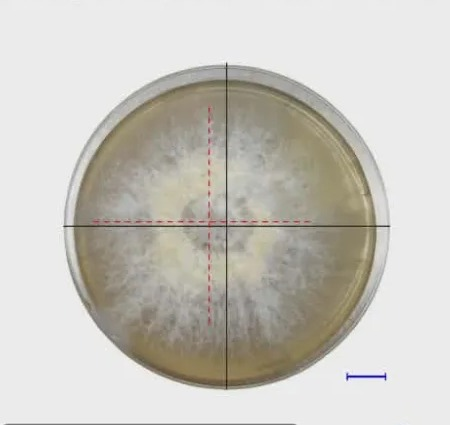
#> input picture samples/black_king_oyster.jpg, 450 x 425 px; its folder holds only this picture in this run
$ python -i analyzer.py   (imports and definitions only)
#> lines starting #> are read from the running program, lines starting #| are printed output that depends on the picture
"""Core image-analysis engine for Precision QC.

Pipeline (mirrors the 8 report panels):

1. Load + resize, detect the petri dish (gradient Hough transform) -> pixel/cm scale
2. Lighting compensation (white balance + exposure) and pixel classification
   (white mycelium / exposed agar / red-brown & green contamination / ink / dark)
3. Colony segmentation via a radial profile from the colony centre
4. Metrics: growth, whiteness, fluffiness, contamination, colour ratios, shape
5. Weighted QC score -> grade -> PASS / FAIL with reasons

Only numpy + Pillow are used so the module also runs under Pyodide in the browser.
"""

from __future__ import annotations

import io
import math
from dataclasses import asdict, dataclass, field, fields
from typing import Any, Dict, List, Optional

import numpy as np
from PIL import Image, ImageOps

# --------------------------------------------------------------------------- #
# Configuration
# --------------------------------------------------------------------------- #


@dataclass
class QCConfig:
    """Tunable parameters. Every field can be overridden from the CLI or web UI."""

    plate_cm: float = 8.5  # real diameter of the plate, used for the cm scale
    work_size: int = 480  # longest image side used for analysis (px)
    dark_threshold: Optional[float] = None  # 0-255 brightness; None = automatic
    white_max_chroma: float = 8.0  # max Lab chroma for "white" mycelium

    # PASS / FAIL criteria
    min_score: float = 60.0
    min_growth: float = 30.0  # % of plate area covered by the colony
    max_contamination: float = 3.0  # % of plate with red/brown/green pigment
    max_agar: float = 25.0  # % of plate showing bare (yellow) agar
    min_iou: float = 0.60  # colony vs. ideal circle

    # Score weights (normalised automatically)
    weight_growth: float = 0.35
    weight_whiteness: float = 0.25
    weight_fluffiness: float = 0.25
    weight_shape: float = 0.15

    # [15 lines left out: function from_dict, not called in this run]

    def to_dict(self) -> Dict[str, Any]:
        return asdict(self)


@dataclass
class Analysis:
    """Result of :func:`analyze`: a JSON-ready ``report`` plus image ``layers``."""

    report: Dict[str, Any]
    layers: Dict[str, Any] = field(repr=False, default_factory=dict)


COLOR_STANDARDS = [
    ("White", (245, 245, 245)),
    ("Blue", (65, 90, 160)),
    ("Red", (210, 50, 50)),
    ("Yellow", (235, 205, 20)),
    ("Black", (40, 40, 40)),
]

GRADES = [
    (80.0, "A", "Excellent"),
    (65.0, "B", "Good"),
    (50.0, "C", "Fair"),
    (0.0, "D", "Poor"),
]

# --------------------------------------------------------------------------- #
# Small numpy image helpers
# --------------------------------------------------------------------------- #


def box_blur(a: np.ndarray, k: int) -> np.ndarray:
    """Mean filter with an odd ``k`` x ``k`` window (edge-padded, via cumsums)."""
    a = a.astype(np.float64)
    if k <= 1:
        return a.astype(np.float32)
    p = k // 2
    a = np.pad(a, p, mode="edge")
    c = np.cumsum(a, axis=0)
    c = np.vstack([np.zeros((1, c.shape[1])), c])
    a = (c[k:] - c[:-k]) / k
    c = np.cumsum(a, axis=1)
    c = np.hstack([np.zeros((c.shape[0], 1)), c])
    a = (c[:, k:] - c[:, :-k]) / k
    return a.astype(np.float32)


def sobel(g: np.ndarray):
    p = np.pad(g.astype(np.float32), 1, mode="edge")
    gx = (p[:-2, 2:] + 2 * p[1:-1, 2:] + p[2:, 2:]) - (p[:-2, :-2] + 2 * p[1:-1, :-2] + p[2:, :-2])
    gy = (p[2:, :-2] + 2 * p[2:, 1:-1] + p[2:, 2:]) - (p[:-2, :-2] + 2 * p[:-2, 1:-1] + p[:-2, 2:])
    return gx, gy


def laplacian(g: np.ndarray) -> np.ndarray:
    p = np.pad(g.astype(np.float32), 1, mode="edge")
    return p[:-2, 1:-1] + p[2:, 1:-1] + p[1:-1, :-2] + p[1:-1, 2:] - 4 * p[1:-1, 1:-1]


def rgb_to_hsv(rgb: np.ndarray):
    """rgb float 0-255 -> (h degrees 0-360, s 0-1, v 0-1)."""
    c = rgb.astype(np.float32) / 255.0
    r, g, b = c[..., 0], c[..., 1], c[..., 2]
    mx = c.max(axis=-1)
    mn = c.min(axis=-1)
    d = mx - mn
    dd = np.where(d > 1e-6, d, 1.0)
    h = np.where(
        mx == r,
        np.mod((g - b) / dd, 6.0),
        np.where(mx == g, (b - r) / dd + 2.0, (r - g) / dd + 4.0),
    )
    h = np.where(d > 1e-6, h * 60.0, 0.0)
    s = np.where(mx > 1e-6, d / np.where(mx > 1e-6, mx, 1.0), 0.0)
    return h.astype(np.float32), s.astype(np.float32), mx.astype(np.float32)


_M_XYZ = np.array(
    [
        [0.4124564, 0.3575761, 0.1804375],
        [0.2126729, 0.7151522, 0.0721750],
        [0.0193339, 0.1191920, 0.9503041],
    ],
    dtype=np.float32,
)
_WHITE_D65 = np.array([0.95047, 1.0, 1.08883], dtype=np.float32)


def rgb_to_lab(rgb: np.ndarray) -> np.ndarray:
    """sRGB (0-255) -> CIE L*a*b* (D65)."""
    c = np.asarray(rgb, dtype=np.float32) / 255.0
    lin = np.where(c <= 0.04045, c / 12.92, ((c + 0.055) / 1.055) ** 2.4)
    xyz = lin @ _M_XYZ.T / _WHITE_D65
    f = np.where(xyz > 0.008856, np.cbrt(xyz), 7.787 * xyz + 16.0 / 116.0)
    L = 116.0 * f[..., 1] - 16.0
    a = 500.0 * (f[..., 0] - f[..., 1])
    b = 200.0 * (f[..., 1] - f[..., 2])
    return np.stack([L, a, b], axis=-1).astype(np.float32)


def circular_median(a: np.ndarray, k: int) -> np.ndarray:
    if k <= 1 or a.size < k:
        return a.copy()
    half = k // 2
    return np.median(np.stack([np.roll(a, s) for s in range(-half, half + 1)]), axis=0)


# --------------------------------------------------------------------------- #
# Pipeline steps
# --------------------------------------------------------------------------- #


def load_image(src: Any, work_size: int = 480) -> np.ndarray:
    """Accepts a path, raw bytes, a PIL image or an ndarray; returns uint8 RGB."""
    if isinstance(src, np.ndarray):
        im = Image.fromarray(np.clip(src, 0, 255).astype(np.uint8))
    elif isinstance(src, Image.Image):
        im = src
    elif isinstance(src, (bytes, bytearray, memoryview)):
        im = Image.open(io.BytesIO(bytes(src)))
    else:
        im = Image.open(src)
    im = ImageOps.exif_transpose(im).convert("RGB")
    w, h = im.size
    scale = work_size / float(max(w, h))
    if abs(scale - 1.0) > 1e-3:
        im = im.resize((max(1, round(w * scale)), max(1, round(h * scale))), Image.LANCZOS)
    return np.asarray(im, dtype=np.uint8)


def detect_dish(gray: np.ndarray):
    """Find the petri dish with a gradient-direction Hough transform.

    Returns (cx, cy, radius, confidence) in ``gray`` pixel coordinates.
    """
    H, W = gray.shape
    f = 200.0 / max(H, W)
    sw, sh = max(1, round(W * f)), max(1, round(H * f))
    small = np.asarray(
        Image.fromarray(np.clip(gray, 0, 255).astype(np.uint8)).resize((sw, sh), Image.BILINEAR),
        dtype=np.float32,
    )
    small = box_blur(small, 3)
    h, w = small.shape
    gx, gy = sobel(small)
    mag = np.hypot(gx, gy)

    fallback = (W / 2.0, H / 2.0, 0.46 * min(H, W), 0.0)
    thr = float(np.percentile(mag, 90))
    if thr <= 1e-3:
        return fallback
    ys, xs = np.nonzero(mag > thr)
    m = mag[ys, xs]
    if m.size > 8000:
        keep = np.argpartition(m, -8000)[-8000:]
        ys, xs, m = ys[keep], xs[keep], m[keep]
    ux, uy = gx[ys, xs] / m, gy[ys, xs] / m

    mn = min(h, w)
    radii = np.arange(max(8, int(0.22 * mn)), int(0.62 * mn) + 1, 2)
    best_score = np.zeros(len(radii))
    best_pos = np.zeros(len(radii), dtype=np.int64)
    for i, r in enumerate(radii):
        acc = np.zeros(h * w, dtype=np.float64)
        for sgn in (1.0, -1.0):
            cx = np.rint(xs + sgn * r * ux).astype(np.int64)
            cy = np.rint(ys + sgn * r * uy).astype(np.int64)
            ok = (cx >= 0) & (cx < w) & (cy >= 0) & (cy < h)
            acc += np.bincount(cy[ok] * w + cx[ok], minlength=h * w)
        acc = box_blur(acc.reshape(h, w), 3) * 9.0 / (2.0 * math.pi * r)
        j = int(np.argmax(acc))
        best_pos[i] = j
        best_score[i] = acc.flat[j]

    top = float(best_score.max()) if best_score.size else 0.0
    if top < 0.12:
        return fallback
    # The dish rim is the largest clearly-peaked circle; the colony edge is a
    # smaller (often stronger) one, so do not simply take the global maximum.
    padded = np.concatenate([[0.0], best_score, [0.0]])
    peak = (best_score >= padded[:-2]) & (best_score >= padded[2:])
    cand = np.flatnonzero(peak & (best_score >= max(0.2, 0.35 * top)))
    if cand.size == 0:
        cand = np.array([int(np.argmax(best_score))])
    i = int(cand[np.argmax(radii[cand])])
    cy_s, cx_s = divmod(int(best_pos[i]), w)
    return cx_s / f, cy_s / f, radii[i] / f, round(min(1.0, top), 3)


def compensate_lighting(rgb: np.ndarray, region: np.ndarray):
    """White-balance on the brightest pixels + exposure normalisation.

    Gains are clamped so a genuinely coloured plate (e.g. brown sporulation)
    is *not* neutralised into white.
    """
    px = rgb[region]
    if px.shape[0] < 50:
        return rgb.copy(), [1.0, 1.0, 1.0], 1.0
    lum = px @ np.array([0.299, 0.587, 0.114], dtype=np.float32)
    bright = px[lum >= np.percentile(lum, 95)]
    # of the brightest pixels, trust only the most neutral half as "white"
    lab_b = rgb_to_lab(bright)
    chroma_b = np.hypot(lab_b[:, 1], lab_b[:, 2])
    bright = bright[chroma_b <= np.median(chroma_b)]
    ref = bright.mean(axis=0) + 1e-3
    gains = np.clip(ref.mean() / ref, 0.85, 1.15)
    bal = rgb * gains
    lum_b = bal[region] @ np.array([0.299, 0.587, 0.114], dtype=np.float32)
    p95 = float(np.percentile(lum_b, 95)) + 1e-3
    exposure = float(np.clip(235.0 / p95, 0.8, 1.6))
    bal = np.clip(bal * exposure, 0, 255)
    return bal.astype(np.float32), [round(float(g), 3) for g in gains], round(exposure, 3)


def radial_profile(occ: np.ndarray, cx: float, cy: float, r_max: float, n_ang: int = 240):
    """Colony radius along ``n_ang`` rays from (cx, cy), tolerating small gaps."""
    H, W = occ.shape
    steps = np.arange(0.0, max(r_max, 1.0), 1.0)
    ang = np.linspace(0.0, 2.0 * math.pi, n_ang, endpoint=False)
    xi = np.rint(cx + np.cos(ang)[:, None] * steps).astype(np.int64)
    yi = np.rint(cy + np.sin(ang)[:, None] * steps).astype(np.int64)
    inside = (xi >= 0) & (xi < W) & (yi >= 0) & (yi < H)
    vals = np.zeros(xi.shape, dtype=bool)
    vals[inside] = occ[yi[inside], xi[inside]]

    gap = max(3, int(0.08 * r_max))
    start_gap = max(4, int(0.20 * r_max))
    radii = np.zeros(n_ang, dtype=np.float32)
    for i in range(n_ang):
        idx = np.flatnonzero(vals[i])
        if idx.size == 0 or idx[0] > start_gap:
            continue
        breaks = np.flatnonzero(np.diff(idx) > gap)
        last = idx[breaks[0]] if breaks.size else idx[-1]
        radii[i] = last + 1.0
    return ang, radii


def profile_mask(radii: np.ndarray, cx: float, cy: float, xx, yy) -> np.ndarray:
    n = radii.size
    ang = np.linspace(0.0, 2.0 * math.pi, n, endpoint=False)
    theta = np.mod(np.arctan2(yy - cy, xx - cx), 2.0 * math.pi)
    r_at = np.interp(theta, ang, radii, period=2.0 * math.pi)
    return np.hypot(xx - cx, yy - cy) <= r_at, r_at


def grade_for(score: float):
    for lo, g, label in GRADES:
        if score >= lo:
            return g, label
    return "D", "Poor"


def _pct(n, d) -> float:
    return float(n) / float(d) * 100.0 if d else 0.0


def _r(x: float, nd: int = 1) -> float:
    return round(float(x), nd)


# --------------------------------------------------------------------------- #
# Main entry point
# --------------------------------------------------------------------------- #


def analyze(src: Any, config: Optional[QCConfig] = None, name: str = "sample") -> Analysis:
    cfg = config or QCConfig()
    rgb8 = load_image(src, cfg.work_size)
    rgb = rgb8.astype(np.float32)
    H, W = rgb.shape[:2]
    gray = rgb @ np.array([0.299, 0.587, 0.114], dtype=np.float32)

    # 1) dish + scale --------------------------------------------------------
    dcx, dcy, r_dish, dish_conf = detect_dish(gray)
    yy, xx = np.mgrid[0:H, 0:W].astype(np.float32)
    r_in = 0.92 * r_dish  # stay inside the plastic wall
    dish = np.hypot(xx - dcx, yy - dcy) <= r_in
    n_dish = int(dish.sum()) or 1
    px_per_cm = 2.0 * r_dish / cfg.plate_cm

    # 2) lighting compensation + pixel classes -------------------------------
    bal, wb_gains, exposure = compensate_lighting(rgb, dish)
    h, s, v = rgb_to_hsv(bal)
    v255 = v * 255.0
    if cfg.dark_threshold:
        dark_thr = float(cfg.dark_threshold)
    else:
        dark_thr = float(np.clip(0.55 * np.percentile(v255[dish], 95), 70, 165))

    # Colour classes use CIE Lab chroma / hue angle of the compensated image:
    # white mycelium is near-neutral, agar is yellow-beige, sporulation or
    # bacterial contamination is orange/brown/red, moulds are green, ink is blue.
    lab = rgb_to_lab(bal)
    chroma = np.hypot(lab[..., 1], lab[..., 2])
    hab = np.mod(np.degrees(np.arctan2(lab[..., 2], lab[..., 1])), 360.0)
    ink = dish & (h >= 170) & (h < 330) & (s > 0.30) & (v > 0.25)
    low = v255 < dark_thr
    # pigmented growth may be darker than the threshold (e.g. dark-green
    # Trichoderma), so require a stronger colour there instead of skipping it
    pigment = dish & ~ink & (v > 0.12) & (chroma > np.where(low, 20.0, 12.0))
    red = pigment & ((hab < 75) | (hab >= 330)) & (chroma > np.where(low, 20.0, 14.0))
    green = pigment & (hab >= 115) & (hab < 200)
    dark = dish & ~ink & low & ~red & ~green
    rest = dish & ~ink & ~dark & ~red & ~green
    yellow = rest & (hab >= 60) & (hab < 115) & (chroma > cfg.white_max_chroma)
    white = rest & (chroma <= cfg.white_max_chroma)

    # 3) colony segmentation -------------------------------------------------
    # a wide-ish window bridges thin dark lines (pen marks, lid reflections)
    k_occ = int(max(5, 0.06 * r_in)) | 1
    occ = box_blur(white.astype(np.float32), k_occ) >= 0.5
    occ = box_blur(occ.astype(np.float32), k_occ) > 0.01  # closing: dilate ...
    occ = (box_blur(occ.astype(np.float32), k_occ) > 0.99) & dish  # ... then erode
    colony = np.zeros((H, W), dtype=bool)
    radii = np.zeros(240, dtype=np.float32)
    r_at = np.zeros((H, W), dtype=np.float32)
    ccx, ccy = dcx, dcy
    if occ.sum() >= 0.005 * n_dish:
        ys_o, xs_o = np.nonzero(occ)
        ccx, ccy = float(xs_o.mean()), float(ys_o.mean())
        for _ in range(2):
            _, raw = radial_profile(occ, ccx, ccy, r_in)
            radii = circular_median(raw, 7)
            colony, r_at = profile_mask(radii, ccx, ccy, xx, yy)
            colony &= dish
            if colony.sum() == 0:
                break
            ys_c, xs_c = np.nonzero(colony)
            ccx, ccy = float(xs_c.mean()), float(ys_c.mean())
        _, raw = radial_profile(occ, ccx, ccy, r_in)
        radii = circular_median(raw, 7)
        colony, r_at = profile_mask(radii, ccx, ccy, xx, yy)
        colony &= dish
    area = int(colony.sum())
    has_colony = area >= 0.003 * n_dish
    if not has_colony:
        colony[:] = False
        radii[:] = 0
        area = 0

    # 4) metrics -------------------------------------------------------------
    growth = _pct(area, n_dish)
    if has_colony:
        ys_c, xs_c = np.nonzero(colony)
        width_px = xs_c.max() - xs_c.min() + 1
        height_px = ys_c.max() - ys_c.min() + 1
        bbox = [int(xs_c.min()), int(ys_c.min()), int(xs_c.max()), int(ys_c.max())]
    else:
        width_px = height_px = 0
        bbox = None

    # whiteness (CIE Lab: bright and colourless = white)
    lab_raw = rgb_to_lab(rgb)

    def whiteness_map(lab_img):
        chroma = np.hypot(lab_img[..., 1], lab_img[..., 2])
        return np.clip((lab_img[..., 0] - 2.0 * chroma) / 90.0 * 100.0, 0, 100)

    w_map = whiteness_map(lab)
    region = colony if has_colony else dish
    whiteness = float(w_map[region].mean())
    whiteness_raw = float(whiteness_map(lab_raw)[region].mean())
    white_ratio = _pct((white & colony).sum(), area) if has_colony else 0.0

    # fluffiness (fine hyphal texture in the colony core)
    L = lab[..., 0]
    lap = np.abs(laplacian(L))
    tex = np.sqrt(np.maximum(box_blur(L * L, 5) - box_blur(L, 5) ** 2, 0))
    gxl, gyl = sobel(L)
    gmag = np.hypot(gxl, gyl) / 8.0
    core = colony & (np.hypot(xx - ccx, yy - ccy) <= 0.92 * r_at) if has_colony else dish
    if core.sum() < 20:
        core = region
    lap_mean = float(lap[core].mean()) if core.any() else 0.0
    tex_mean = float(tex[core].mean()) if core.any() else 0.0
    edge_density = _pct((gmag[core] > 2.5).sum(), core.sum())
    fluffiness = 100.0 * float(
        np.clip(
            0.40 * min(lap_mean / 5.0, 1.0) + 0.40 * min(tex_mean / 4.0, 1.0) + 0.20 * min(edge_density / 40.0, 1.0),
            0,
            1,
        )
    )

    # shape
    if has_colony:
        ang = np.linspace(0.0, 2.0 * math.pi, radii.size, endpoint=False)
        px_ = ccx + radii * np.cos(ang)
        py_ = ccy + radii * np.sin(ang)
        poly_area = 0.5 * abs(np.dot(px_, np.roll(py_, -1)) - np.dot(py_, np.roll(px_, -1)))
        perim = float(np.hypot(np.diff(np.append(px_, px_[0])), np.diff(np.append(py_, py_[0]))).sum())
        circularity = min(1.0, 4.0 * math.pi * poly_area / perim**2) if perim > 0 else 0.0
        mx_, my_ = float(xs_c.mean()), float(ys_c.mean())
        eq = np.hypot(xx - mx_, yy - my_) <= math.sqrt(area / math.pi)
        iou = float((eq & colony).sum()) / float((eq | colony).sum())
        opp = np.roll(radii, radii.size // 2)
        symmetry = float(np.clip(1.0 - np.mean(np.abs(radii - opp)) / max(radii.mean(), 1e-6), 0, 1))
    else:
        circularity = iou = symmetry = 0.0
    shape_score = 100.0 * (0.5 * iou + 0.3 * circularity + 0.2 * symmetry)

    # contamination / colour ratios (% of plate)
    contam = red | green
    agar_pct = _pct(yellow.sum(), n_dish)
    contam_pct = _pct(contam.sum(), n_dish)
    ink_pct = _pct(ink.sum(), n_dish)
    dark_pct = _pct(dark.sum(), n_dish)
    clean_pct = _pct((white & colony).sum(), n_dish)

    # colour calibration vs. reference swatches
    std_masks = {"White": white & (colony if has_colony else dish), "Blue": ink, "Red": red, "Yellow": yellow, "Black": dark}
    calibration = []
    for cname, std_rgb in COLOR_STANDARDS:
        m = std_masks[cname]
        entry = {"name": cname, "standard": list(std_rgb), "sample": None, "match": None}
        if m.sum() >= max(30, 0.002 * n_dish):
            sample = np.median(rgb[m], axis=0)
            de = float(np.linalg.norm(rgb_to_lab(sample[None, :])[0] - rgb_to_lab(np.array([std_rgb], dtype=np.float32))[0]))
            entry["sample"] = [int(round(c)) for c in sample]
            entry["match"] = _r(max(0.0, 100.0 - de))
        calibration.append(entry)

    # 5) score + decision ----------------------------------------------------
    growth_score = float(np.clip(growth / 75.0 * 100.0, 0, 100))
    wsum = cfg.weight_growth + cfg.weight_whiteness + cfg.weight_fluffiness + cfg.weight_shape or 1.0
    weights = {
        "growth": cfg.weight_growth / wsum,
        "whiteness": cfg.weight_whiteness / wsum,
        "fluffiness": cfg.weight_fluffiness / wsum,
        "shape": cfg.weight_shape / wsum,
    }
    score = (
        weights["growth"] * growth_score
        + weights["whiteness"] * whiteness
        + weights["fluffiness"] * fluffiness
        + weights["shape"] * shape_score
    )
    grade, grade_label = grade_for(score)

    reasons: List[Dict[str, str]] = []
    if contam_pct > cfg.max_contamination:
        reasons.append({"code": "Contaminated", "th": "พบการปนเปื้อน (สีแดง/น้ำตาล/เขียว)",
                        "detail": f"{contam_pct:.1f}% > {cfg.max_contamination:g}%"})
    if agar_pct > cfg.max_agar:
        reasons.append({"code": "Agar Exposed", "th": "เส้นใยไม่คลุมอาหารวุ้น",
                        "detail": f"{agar_pct:.1f}% > {cfg.max_agar:g}%"})
    if growth < cfg.min_growth:
        reasons.append({"code": "Low Growth", "th": "การเจริญเติบโตต่ำ",
                        "detail": f"{growth:.1f}% < {cfg.min_growth:g}%"})
    if has_colony and iou < cfg.min_iou:
        reasons.append({"code": "Check Shape", "th": "รูปทรงโคโลนีผิดปกติ",
                        "detail": f"IoU {iou:.3f} < {cfg.min_iou:g}"})
    if score < cfg.min_score:
        reasons.append({"code": "Low Score", "th": "คะแนนรวมต่ำกว่าเกณฑ์",
                        "detail": f"{score:.1f} < {cfg.min_score:g}"})
    passed = not reasons

    report = {
        "name": name,
        "result": "PASS" if passed else "FAIL",
        "passed": passed,
        "status": "Acceptable" if passed else reasons[0]["code"],
        "reasons": reasons,
        "score": _r(score),
        "grade": grade,
        "grade_label": grade_label,
        "image_size": [W, H],
        "dish": {"cx": _r(dcx), "cy": _r(dcy), "radius_px": _r(r_dish), "confidence": dish_conf,
                 "plate_cm": cfg.plate_cm, "px_per_cm": _r(px_per_cm, 2)},
        "colony": {"detected": bool(has_colony), "width_cm": _r(width_px / px_per_cm), "height_cm": _r(height_px / px_per_cm),
                   "area_cm2": _r(area / px_per_cm**2, 2), "center": [_r(ccx), _r(ccy)], "bbox": bbox},
        "metrics": {
            "growth": _r(growth),
            "whiteness": _r(whiteness),
            "whiteness_raw": _r(whiteness_raw),
            "white_ratio": _r(white_ratio),
            "fluffiness": _r(fluffiness),
            "laplacian": _r(lap_mean, 2),
            "texture": _r(tex_mean, 2),
            "edge_density": _r(edge_density),
            "circularity": _r(circularity * 100),
            "iou": round(iou, 3),
            "symmetry": _r(symmetry * 100),
            "shape": _r(shape_score),
        },
        "subscores": {"growth": _r(growth_score), "whiteness": _r(whiteness), "fluffiness": _r(fluffiness), "shape": _r(shape_score)},
        "weights": {k: round(v_, 3) for k, v_ in weights.items()},
        "contamination": {"clean": _r(clean_pct), "agar": _r(agar_pct), "contamination": _r(contam_pct),
                          "red": _r(_pct(red.sum(), n_dish)), "green": _r(_pct(green.sum(), n_dish)),
                          "ink": _r(ink_pct), "dark": _r(dark_pct), "dark_threshold": _r(dark_thr, 0)},
        "color_ratio": {"yellow": _r(agar_pct), "red": _r(_pct(red.sum(), n_dish)), "blue": _r(ink_pct)},
        "lighting": {"wb_gains": wb_gains, "exposure": exposure},
        "calibration": calibration,
        "config": cfg.to_dict(),
    }
    layers = {
        "rgb": rgb8, "dish_center": (dcx, dcy), "r_dish": r_dish, "r_in": r_in, "dish": dish,
        "colony": colony, "colony_center": (ccx, ccy), "radii": radii, "px_per_cm": px_per_cm,
        "white": white, "yellow": yellow, "red": red, "green": green, "ink": ink, "dark": dark,
        "texture": tex, "whiteness": w_map, "core": core,
    }
    return Analysis(report=report, layers=layers)

>>> import cv2
>>> picture = cv2.imread('../samples/black_king_oyster.jpg', cv2.IMREAD_GRAYSCALE)
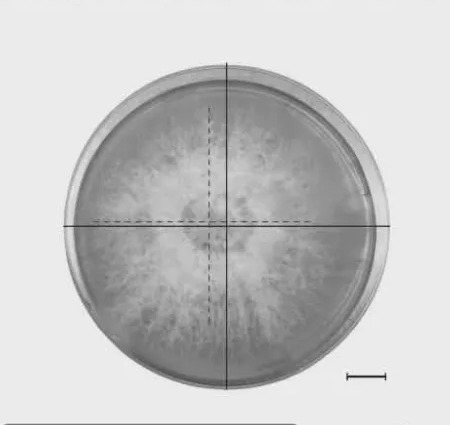
#> picture: shape (425, 450); min 6, max 254, mean 198.5
>>> result = analyze(picture)
#> in box_blur, `a = np.pad(a, p, mode="edge")`:
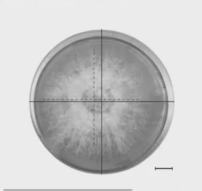
#> a: shape (191, 202) float64; min 71, max 239, mean 199
#> in box_blur, `c = np.cumsum(a, axis=0)`:
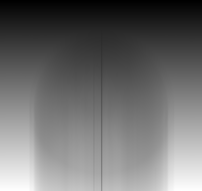
#> c: shape (191, 202) float64; min 233, max 44889, mean 19502; drawn with min black and max white
#> in box_blur, `a = (c[k:] - c[:-k]) / k`:
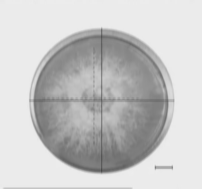
#> a: shape (189, 202) float64; min 72.67, max 238.3, mean 198.8
#> in box_blur, `c = np.cumsum(a, axis=1)`:
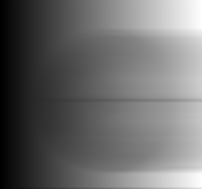
#> c: shape (189, 202) float64; min 233.3, max 47577.7, mean 20217.6; drawn with min black and max white
#> (the rest of the program and of its run is left out)
